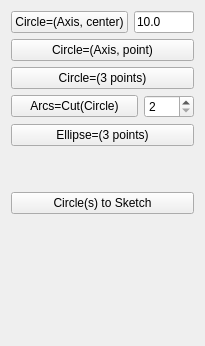
         <widget class="QWidget" name="tab_16">
          <attribute name="icon">
           <iconset>
            <normaloff>../Icons/WF_circle.svg</normaloff>../Icons/WF_circle.svg</iconset>
          </attribute>
          <attribute name="title">
           <string>Circle</string>
          </attribute>
          <layout class="QGridLayout" name="gridLayout">
           <item row="0" column="0">
            <layout class="QHBoxLayout" name="horizontalLayout_66">
             <item>
              <widget class="QPushButton" name="button_linecenter_circle">
               <property name="toolTip">
                <string>Select an Axis and a Point to create a Circle
centered on the Point, perpendicular to the Axis 
with the given radius.</string>
               </property>
               <property name="text">
                <string>Circle=(Axis, center)</string>
               </property>
               <property name="icon">
                <iconset>
                 <normaloff>../Icons/WF_lineCenterCircle.svg</normaloff>../Icons/WF_lineCenterCircle.svg</iconset>
               </property>
               <property name="iconSize">
                <size>
                 <width>32</width>
                 <height>32</height>
                </size>
               </property>
              </widget>
             </item>
             <item>
              <widget class="QLineEdit" name="radius_circle">
               <property name="minimumSize">
                <size>
                 <width>40</width>
                 <height>0</height>
                </size>
               </property>
               <property name="maximumSize">
                <size>
                 <width>60</width>
                 <height>16777215</height>
                </size>
               </property>
               <property name="toolTip">
                <string>Radius of the Circle.</string>
               </property>
               <property name="text">
                <string>10.0</string>
               </property>
              </widget>
             </item>
            </layout>
           </item>
           <item row="1" column="0">
            <widget class="QPushButton" name="button_linepoint_circle">
             <property name="toolTip">
              <string>Select an Axis and a Point  to create a Circle
centered on the Axis and tangenting the Point.</string>
             </property>
             <property name="text">
              <string>Circle=(Axis, point)</string>
             </property>
             <property name="icon">
              <iconset>
               <normaloff>../Icons/WF_linePointCircle.svg</normaloff>../Icons/WF_linePointCircle.svg</iconset>
             </property>
             <property name="iconSize">
              <size>
               <width>32</width>
               <height>32</height>
              </size>
             </property>
            </widget>
           </item>
           <item row="2" column="0">
            <widget class="QPushButton" name="button_3points_circle">
             <property name="toolTip">
              <string>Select 3 Points  to create a Circle.</string>
             </property>
             <property name="text">
              <string>Circle=(3 points)</string>
             </property>
             <property name="icon">
              <iconset>
               <normaloff>../Icons/WF_3pointsCircle.svg</normaloff>../Icons/WF_3pointsCircle.svg</iconset>
             </property>
             <property name="iconSize">
              <size>
               <width>32</width>
               <height>32</height>
              </size>
             </property>
            </widget>
           </item>
           <item row="3" column="0">
            <layout class="QHBoxLayout" name="horizontalLayout_67">
             <item>
              <widget class="QPushButton" name="button_cut_circle">
               <property name="toolTip">
                <string>Create Arcs:
Cut the selected Circle(s) or Arc(s) in 2(n) parts and create 2(n) Arcs.
The number indicates in how many parts to cut.
- First select as many Circles and Arcs you want
- Second set the number of parts
- Third push this button

NB: You can change the successive lines to be bicolor (red and white)  
in &quot;Ori. Pref.&quot;  TAB</string>
               </property>
               <property name="text">
                <string>Arcs=Cut(Circle)</string>
               </property>
               <property name="icon">
                <iconset>
                 <normaloff>../Icons/WF_cutCircle.svg</normaloff>../Icons/WF_cutCircle.svg</iconset>
               </property>
               <property name="iconSize">
                <size>
                 <width>32</width>
                 <height>32</height>
                </size>
               </property>
              </widget>
             </item>
             <item>
              <widget class="QSpinBox" name="spin_circle_cut">
               <property name="minimumSize">
                <size>
                 <width>40</width>
                 <height>0</height>
                </size>
               </property>
               <property name="maximumSize">
                <size>
                 <width>50</width>
                 <height>16777215</height>
                </size>
               </property>
               <property name="toolTip">
                <string>The number indicates in how many parts the selected Circle will be cut  (Max 100).</string>
               </property>
               <property name="minimum">
                <number>2</number>
               </property>
               <property name="maximum">
                <number>100</number>
               </property>
               <property name="singleStep">
                <number>1</number>
               </property>
              </widget>
             </item>
            </layout>
           </item>
           <item row="4" column="0">
            <widget class="QPushButton" name="button_3points_ellipse">
             <property name="toolTip">
              <string>Select a center and 2 Points to create an Ellipse.</string>
             </property>
             <property name="text">
              <string>Ellipse=(3 points)</string>
             </property>
             <property name="icon">
              <iconset>
               <normaloff>../Icons/WF_3pointsEllipse.svg</normaloff>../Icons/WF_3pointsEllipse.svg</iconset>
             </property>
             <property name="iconSize">
              <size>
               <width>32</width>
               <height>32</height>
              </size>
             </property>
            </widget>
           </item>
           <item row="5" column="0">
            <spacer name="verticalSpacer_23">
             <property name="orientation">
              <enum>Qt::Vertical</enum>
             </property>
             <property name="sizeHint" stdset="0">
              <size>
               <width>20</width>
               <height>40</height>
              </size>
             </property>
            </spacer>
           </item>
           <item row="6" column="0">
            <widget class="QPushButton" name="button_circle_to_sketch">
             <property name="toolTip">
              <string>Transform Circle(s) and Arc(s) in Sketch's object(s) by projection onto the Sketch's Plane:
- First select an existing Skecth;
- Select as much as Circles and arcs needed;
Then click on this button.</string>
             </property>
             <property name="text">
              <string>Circle(s) to Sketch</string>
             </property>
             <property name="icon">
              <iconset>
               <normaloff>../Icons/WF_2Sketch.svg</normaloff>../Icons/WF_2Sketch.svg</iconset>
             </property>
             <property name="iconSize">
              <size>
               <width>32</width>
               <height>32</height>
              </size>
             </property>
            </widget>
           </item>
           <item row="7" column="0">
            <spacer name="verticalSpacer_24">
             <property name="orientation">
              <enum>Qt::Vertical</enum>
             </property>
             <property name="sizeHint" stdset="0">
              <size>
               <width>20</width>
               <height>121</height>
              </size>
             </property>
            </spacer>
           </item>
          </layout>
         </widget>
